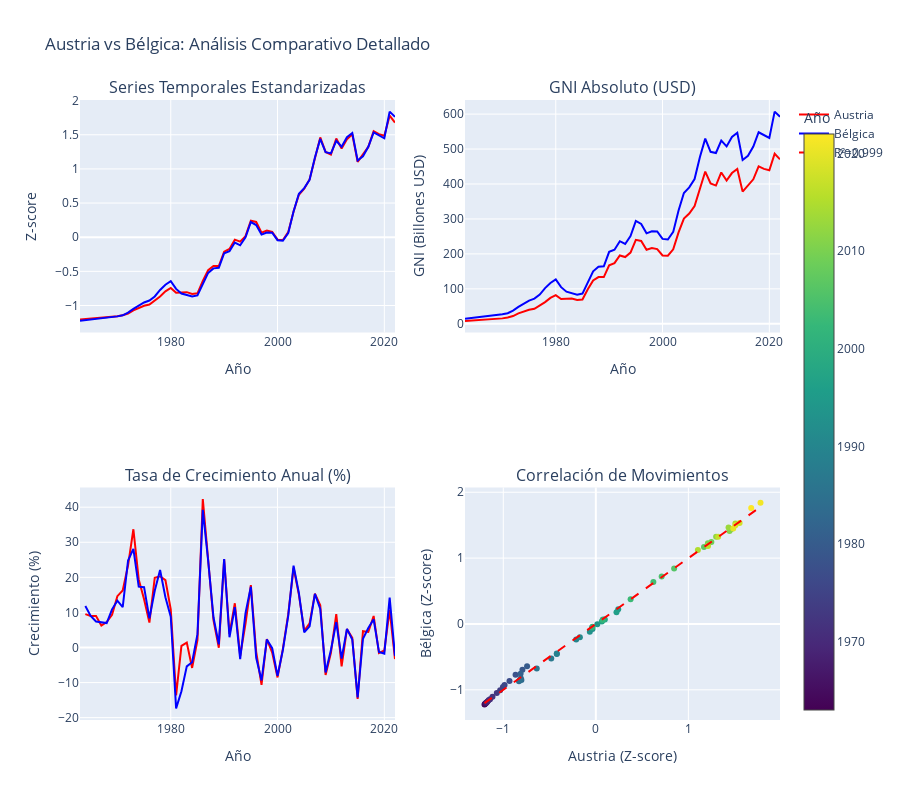

Notebook source saved alongside this figure:
### Code cell
# Visualización comparativa AUT vs BEL
from scipy import stats

fig = make_subplots(
    rows=2, cols=2,
    subplot_titles=[
        'Series Temporales Estandarizadas',
        'GNI Absoluto (USD)',
        'Tasa de Crecimiento Anual (%)',
        'Correlación de Movimientos'
    ],
    specs=[[{"secondary_y": False}, {"secondary_y": False}],
           [{"secondary_y": False}, {"secondary_y": False}]]
)

# Obtener datos
aut_data = gni_in_cache[gni_in_cache['country_code'] == 'AUT'].sort_values('year')
bel_data = gni_in_cache[gni_in_cache['country_code'] == 'BEL'].sort_values('year')

# Encontrar años superpuestos
overlap_years = np.intersect1d(aut_data['year'].values, bel_data['year'].values)
aut_overlap = aut_data[aut_data['year'].isin(overlap_years)]
bel_overlap = bel_data[bel_data['year'].isin(overlap_years)]

# 1. Series estandarizadas
aut_std = (aut_overlap['gni'] - aut_overlap['gni'].mean()) / aut_overlap['gni'].std()
bel_std = (bel_overlap['gni'] - bel_overlap['gni'].mean()) / bel_overlap['gni'].std()

fig.add_trace(
    go.Scatter(x=aut_overlap['year'], y=aut_std, name='Austria', line=dict(color='red', width=2)),
    row=1, col=1
)
fig.add_trace(
    go.Scatter(x=bel_overlap['year'], y=bel_std, name='Bélgica', line=dict(color='blue', width=2)),
    row=1, col=1
)

# 2. GNI absoluto
fig.add_trace(
    go.Scatter(x=aut_overlap['year'], y=aut_overlap['gni']/1e9, name='Austria', 
               line=dict(color='red', width=2), showlegend=False),
    row=1, col=2
)
fig.add_trace(
    go.Scatter(x=bel_overlap['year'], y=bel_overlap['gni']/1e9, name='Bélgica', 
               line=dict(color='blue', width=2), showlegend=False),
    row=1, col=2
)

# 3. Tasa de crecimiento
aut_growth = aut_overlap['gni'].pct_change() * 100
bel_growth = bel_overlap['gni'].pct_change() * 100

fig.add_trace(
    go.Scatter(x=aut_overlap['year'], y=aut_growth, name='Austria', 
               line=dict(color='red', width=2), showlegend=False),
    row=2, col=1
)
fig.add_trace(
    go.Scatter(x=bel_overlap['year'], y=bel_growth, name='Bélgica', 
               line=dict(color='blue', width=2), showlegend=False),
    row=2, col=1
)

# 4. Scatter plot para correlación
fig.add_trace(
    go.Scatter(x=aut_std, y=bel_std, mode='markers', 
               marker=dict(color=aut_overlap['year'], colorscale='Viridis', 
                          showscale=True, colorbar=dict(title="Año")),
               name='AUT vs BEL', showlegend=False),
    row=2, col=2
)

# Línea de regresión
slope, intercept, r_value, p_value, std_err = stats.linregress(aut_std, bel_std)
line_x = np.array([aut_std.min(), aut_std.max()])
line_y = slope * line_x + intercept

fig.add_trace(
    go.Scatter(x=line_x, y=line_y, mode='lines', 
               line=dict(color='red', dash='dash'),
               name=f'R²={r_value**2:.3f}', showlegend=True),
    row=2, col=2
)

fig.update_xaxes(title_text="Año", row=1, col=1)
fig.update_xaxes(title_text="Año", row=1, col=2)
fig.update_xaxes(title_text="Año", row=2, col=1)
fig.update_xaxes(title_text="Austria (Z-score)", row=2, col=2)

fig.update_yaxes(title_text="Z-score", row=1, col=1)
fig.update_yaxes(title_text="GNI (Billones USD)", row=1, col=2)
fig.update_yaxes(title_text="Crecimiento (%)", row=2, col=1)
fig.update_yaxes(title_text="Bélgica (Z-score)", row=2, col=2)

fig.update_layout(height=800, title_text="Austria vs Bélgica: Análisis Comparativo Detallado")
fig.show()

# Calcular correlación
correlation = np.corrcoef(aut_std, bel_std)[0, 1]
print(f"\n📊 CORRELACIÓN ENTRE SERIES ESTANDARIZADAS:")
print(f"   Coeficiente de correlación de Pearson: {correlation:.4f}")
print(f"   R² (varianza explicada): {correlation**2:.4f}")
print(f"   Interpretación: {'Muy alta' if correlation > 0.9 else 'Alta' if correlation > 0.7 else 'Moderada' if correlation > 0.5 else 'Baja'}")

### Figure 1 — Plotly figure (JSON) as saved in the notebook; plotly's stock layout.template omitted (floating-point values rounded to 4 significant figures)
{"data": [{"line": {"color": "red", "width": 2}, "name": "Austria", "type": "scatter", "x": [1963, 1964, 1965, 1966, 1967, 1968, 1969, 1970, 1971, 1972, 1973, 1974, 1975, 1976, 1977, 1978, 1979, 1980, 1981, 1982, 1983, 1984, 1985, 1986, 1987, 1988, 1989, 1990, 1991, 1992, 1993, 1994, 1995, 1996, 1997, 1998, 1999, 2000, 2001, 2002, 2003, 2004, 2005, 2006, 2007, 2008, 2009, 2010, 2011, 2012, 2013, 2014, 2015, 2016, 2017, 2018, 2019, 2020, 2021, 2022], "xaxis": "x", "y": [-1.203, -1.198, -1.193, -1.187, -1.183, -1.178, -1.171, -1.159, -1.143, -1.117, -1.07, -1.034, -1.004, -0.9863, -0.9329, -0.8675, -0.7931, -0.7428, -0.8125, -0.8104, -0.8041, -0.8304, -0.8215, -0.6383, -0.4817, -0.4214, -0.422, -0.2125, -0.1723, -0.03584, -0.06485, 0.01583, 0.2419, 0.2232, 0.06542, 0.09738, 0.07796, -0.03577, -0.04053, 0.0738, 0.3759, 0.6217, 0.7113, 0.8462, 1.169, 1.461, 1.248, 1.211, 1.445, 1.3, 1.434, 1.508, 1.103, 1.212, 1.322, 1.553, 1.509, 1.485, 1.779, 1.679], "yaxis": "y"}, {"line": {"color": "blue", "width": 2}, "name": "Bélgica", "type": "scatter", "x": [1963, 1964, 1965, 1966, 1967, 1968, 1969, 1970, 1971, 1972, 1973, 1974, 1975, 1976, 1977, 1978, 1979, 1980, 1981, 1982, 1983, 1984, 1985, 1986, 1987, 1988, 1989, 1990, 1991, 1992, 1993, 1994, 1995, 1996, 1997, 1998, 1999, 2000, 2001, 2002, 2003, 2004, 2005, 2006, 2007, 2008, 2009, 2010, 2011, 2012, 2013, 2014, 2015, 2016, 2017, 2018, 2019, 2020, 2021, 2022], "xaxis": "x", "y": [-1.225, -1.216, -1.209, -1.202, -1.195, -1.188, -1.176, -1.159, -1.143, -1.104, -1.049, -1.006, -0.9557, -0.9272, -0.8671, -0.7717, -0.696, -0.6432, -0.7571, -0.8247, -0.8502, -0.869, -0.8527, -0.6775, -0.523, -0.4561, -0.4487, -0.2345, -0.2035, -0.07752, -0.1184, -0.002463, 0.2222, 0.1774, 0.03875, 0.0695, 0.06668, -0.04375, -0.05264, 0.05938, 0.3762, 0.6356, 0.7193, 0.8412, 1.169, 1.44, 1.245, 1.227, 1.41, 1.325, 1.464, 1.526, 1.124, 1.185, 1.323, 1.534, 1.497, 1.449, 1.839, 1.763], "yaxis": "y"}, {"line": {"color": "red", "width": 2}, "name": "Austria", "showlegend": false, "type": "scatter", "x": [1963, 1964, 1965, 1966, 1967, 1968, 1969, 1970, 1971, 1972, 1973, 1974, 1975, 1976, 1977, 1978, 1979, 1980, 1981, 1982, 1983, 1984, 1985, 1986, 1987, 1988, 1989, 1990, 1991, 1992, 1993, 1994, 1995, 1996, 1997, 1998, 1999, 2000, 2001, 2002, 2003, 2004, 2005, 2006, 2007, 2008, 2009, 2010, 2011, 2012, 2013, 2014, 2015, 2016, 2017, 2018, 2019, 2020, 2021, 2022], "xaxis": "x2", "y": [8.317, 9.107, 9.925, 10.81, 11.49, 12.33, 13.47, 15.44, 17.95, 22.15, 29.62, 35.37, 40.23, 43.08, 51.65, 62.14, 74.07, 82.15, 70.95, 71.3, 72.3, 68.09, 69.51, 98.92, 124.0, 133.7, 133.6, 167.2, 173.7, 195.6, 190.9, 203.8, 240.1, 237.1, 211.8, 216.9, 213.8, 195.6, 194.8, 213.2, 261.6, 301.0, 315.4, 337.1, 388.8, 435.7, 401.6, 395.6, 433.1, 409.8, 431.4, 443.2, 378.2, 395.8, 413.3, 450.5, 443.3, 439.5, 486.8, 470.6], "yaxis": "y2"}, {"line": {"color": "blue", "width": 2}, "name": "Bélgica", "showlegend": false, "type": "scatter", "x": [1963, 1964, 1965, 1966, 1967, 1968, 1969, 1970, 1971, 1972, 1973, 1974, 1975, 1976, 1977, 1978, 1979, 1980, 1981, 1982, 1983, 1984, 1985, 1986, 1987, 1988, 1989, 1990, 1991, 1992, 1993, 1994, 1995, 1996, 1997, 1998, 1999, 2000, 2001, 2002, 2003, 2004, 2005, 2006, 2007, 2008, 2009, 2010, 2011, 2012, 2013, 2014, 2015, 2016, 2017, 2018, 2019, 2020, 2021, 2022], "xaxis": "x2", "y": [14.36, 16.06, 17.5, 18.8, 20.15, 21.55, 23.9, 27.09, 30.21, 37.71, 48.3, 56.68, 66.43, 71.95, 83.58, 102.0, 116.7, 126.9, 104.9, 91.78, 86.85, 83.2, 86.37, 120.3, 150.2, 163.1, 164.5, 206.0, 212.0, 236.4, 228.5, 250.9, 294.4, 285.7, 258.9, 264.8, 264.3, 242.9, 241.2, 262.8, 324.2, 374.3, 390.5, 414.1, 477.5, 529.9, 492.2, 488.8, 524.2, 507.7, 534.6, 546.6, 468.9, 480.6, 507.4, 548.1, 541.0, 531.7, 607.1, 592.4], "yaxis": "y2"}, {"line": {"color": "red", "width": 2}, "name": "Austria", "showlegend": false, "type": "scatter", "x": [1963, 1964, 1965, 1966, 1967, 1968, 1969, 1970, 1971, 1972, 1973, 1974, 1975, 1976, 1977, 1978, 1979, 1980, 1981, 1982, 1983, 1984, 1985, 1986, 1987, 1988, 1989, 1990, 1991, 1992, 1993, 1994, 1995, 1996, 1997, 1998, 1999, 2000, 2001, 2002, 2003, 2004, 2005, 2006, 2007, 2008, 2009, 2010, 2011, 2012, 2013, 2014, 2015, 2016, 2017, 2018, 2019, 2020, 2021, 2022], "xaxis": "x3", "y": [NaN, 9.503, 8.987, 8.957, 6.243, 7.274, 9.297, 14.64, 16.25, 23.39, 33.72, 19.39, 13.76, 7.084, 19.89, 20.31, 19.2, 10.9, -13.63, 0.4861, 1.407, -5.826, 2.085, 42.31, 25.4, 7.795, -0.07478, 25.16, 3.854, 12.61, -2.38, 6.78, 17.79, -1.247, -10.67, 2.421, -1.437, -8.533, -0.3905, 9.416, 22.74, 15.07, 4.777, 6.861, 15.35, 12.05, -7.821, -1.501, 9.502, -5.385, 5.255, 2.739, -14.66, 4.653, 4.432, 8.997, -1.601, -0.8517, 10.74, -3.312], "yaxis": "y3"}, {"line": {"color": "blue", "width": 2}, "name": "Bélgica", "showlegend": false, "type": "scatter", "x": [1963, 1964, 1965, 1966, 1967, 1968, 1969, 1970, 1971, 1972, 1973, 1974, 1975, 1976, 1977, 1978, 1979, 1980, 1981, 1982, 1983, 1984, 1985, 1986, 1987, 1988, 1989, 1990, 1991, 1992, 1993, 1994, 1995, 1996, 1997, 1998, 1999, 2000, 2001, 2002, 2003, 2004, 2005, 2006, 2007, 2008, 2009, 2010, 2011, 2012, 2013, 2014, 2015, 2016, 2017, 2018, 2019, 2020, 2021, 2022], "xaxis": "x3", "y": [NaN, 11.83, 9.002, 7.395, 7.214, 6.957, 10.88, 13.35, 11.52, 24.81, 28.1, 17.35, 17.2, 8.308, 16.17, 22.08, 14.35, 8.755, -17.36, -12.48, -5.382, -4.193, 3.808, 39.24, 24.86, 8.619, 0.8793, 25.19, 2.911, 11.5, -3.343, 9.816, 17.33, -2.94, -9.394, 2.298, -0.206, -8.085, -0.7083, 8.987, 23.32, 15.48, 4.325, 6.042, 15.3, 10.98, -7.109, -0.697, 7.233, -3.148, 5.314, 2.241, -14.22, 2.506, 5.565, 8.028, -1.288, -1.733, 14.2, -2.42], "yaxis": "y3"}, {"marker": {"color": [1963, 1964, 1965, 1966, 1967, 1968, 1969, 1970, 1971, 1972, 1973, 1974, 1975, 1976, 1977, 1978, 1979, 1980, 1981, 1982, 1983, 1984, 1985, 1986, 1987, 1988, 1989, 1990, 1991, 1992, 1993, 1994, 1995, 1996, 1997, 1998, 1999, 2000, 2001, 2002, 2003, 2004, 2005, 2006, 2007, 2008, 2009, 2010, 2011, 2012, 2013, 2014, 2015, 2016, 2017, 2018, 2019, 2020, 2021, 2022], "colorbar": {"title": {"text": "Año"}}, "colorscale": [[0, "#440154"], [0.1111, "#482878"], [0.2222, "#3e4989"], [0.3333, "#31688e"], [0.4444, "#26828e"], [0.5556, "#1f9e89"], [0.6667, "#35b779"], [0.7778, "#6ece58"], [0.8889, "#b5de2b"], [1, "#fde725"]], "showscale": true}, "mode": "markers", "name": "AUT vs BEL", "showlegend": false, "type": "scatter", "x": [-1.203, -1.198, -1.193, -1.187, -1.183, -1.178, -1.171, -1.159, -1.143, -1.117, -1.07, -1.034, -1.004, -0.9863, -0.9329, -0.8675, -0.7931, -0.7428, -0.8125, -0.8104, -0.8041, -0.8304, -0.8215, -0.6383, -0.4817, -0.4214, -0.422, -0.2125, -0.1723, -0.03584, -0.06485, 0.01583, 0.2419, 0.2232, 0.06542, 0.09738, 0.07796, -0.03577, -0.04053, 0.0738, 0.3759, 0.6217, 0.7113, 0.8462, 1.169, 1.461, 1.248, 1.211, 1.445, 1.3, 1.434, 1.508, 1.103, 1.212, 1.322, 1.553, 1.509, 1.485, 1.779, 1.679], "xaxis": "x4", "y": [-1.225, -1.216, -1.209, -1.202, -1.195, -1.188, -1.176, -1.159, -1.143, -1.104, -1.049, -1.006, -0.9557, -0.9272, -0.8671, -0.7717, -0.696, -0.6432, -0.7571, -0.8247, -0.8502, -0.869, -0.8527, -0.6775, -0.523, -0.4561, -0.4487, -0.2345, -0.2035, -0.07752, -0.1184, -0.002463, 0.2222, 0.1774, 0.03875, 0.0695, 0.06668, -0.04375, -0.05264, 0.05938, 0.3762, 0.6356, 0.7193, 0.8412, 1.169, 1.44, 1.245, 1.227, 1.41, 1.325, 1.464, 1.526, 1.124, 1.185, 1.323, 1.534, 1.497, 1.449, 1.839, 1.763], "yaxis": "y4"}, {"line": {"color": "red", "dash": "dash"}, "mode": "lines", "name": "R²=0.999", "showlegend": true, "type": "scatter", "x": [-1.203, 1.779], "xaxis": "x4", "y": [-1.202, 1.778], "yaxis": "y4"}], "layout": {"annotations": [{"font": {"size": 16}, "showarrow": false, "text": "Series Temporales Estandarizadas", "x": 0.225, "xanchor": "center", "xref": "paper", "y": 1, "yanchor": "bottom", "yref": "paper"}, {"font": {"size": 16}, "showarrow": false, "text": "GNI Absoluto (USD)", "x": 0.775, "xanchor": "center", "xref": "paper", "y": 1, "yanchor": "bottom", "yref": "paper"}, {"font": {"size": 16}, "showarrow": false, "text": "Tasa de Crecimiento Anual (%)", "x": 0.225, "xanchor": "center", "xref": "paper", "y": 0.375, "yanchor": "bottom", "yref": "paper"}, {"font": {"size": 16}, "showarrow": false, "text": "Correlación de Movimientos", "x": 0.775, "xanchor": "center", "xref": "paper", "y": 0.375, "yanchor": "bottom", "yref": "paper"}], "height": 800, "title": {"text": "Austria vs Bélgica: Análisis Comparativo Detallado"}, "xaxis": {"anchor": "y", "domain": [0, 0.45], "title": {"text": "Año"}}, "xaxis2": {"anchor": "y2", "domain": [0.55, 1], "title": {"text": "Año"}}, "xaxis3": {"anchor": "y3", "domain": [0, 0.45], "title": {"text": "Año"}}, "xaxis4": {"anchor": "y4", "domain": [0.55, 1], "title": {"text": "Austria (Z-score)"}}, "yaxis": {"anchor": "x", "domain": [0.625, 1], "title": {"text": "Z-score"}}, "yaxis2": {"anchor": "x2", "domain": [0.625, 1], "title": {"text": "GNI (Billones USD)"}}, "yaxis3": {"anchor": "x3", "domain": [0, 0.375], "title": {"text": "Crecimiento (%)"}}, "yaxis4": {"anchor": "x4", "domain": [0, 0.375], "title": {"text": "Bélgica (Z-score)"}}}}
